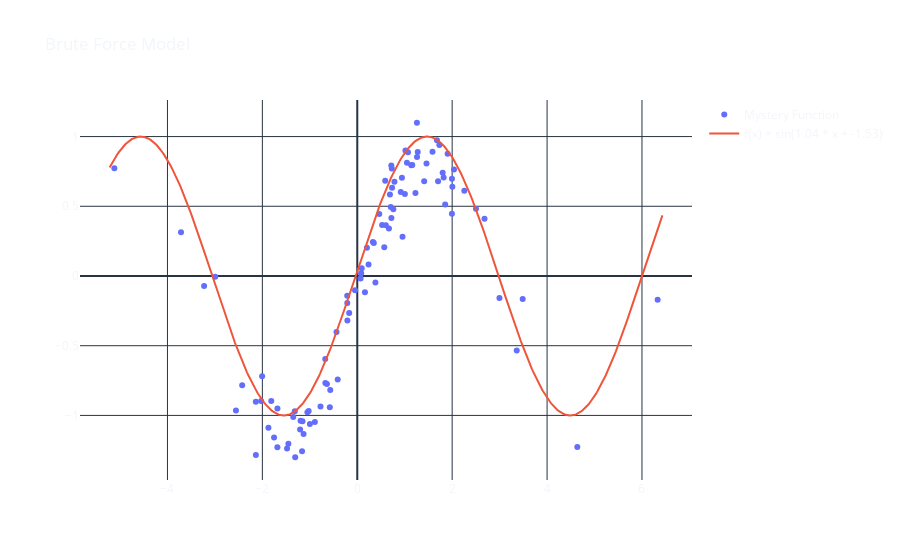

Notebook source saved alongside this figure:
### Markdown cell above
According to MSE, $y_1$ is the best model, and $y_3$ is the worst.

Before going to `gradient descent,` let us try another solution: _brute force search_.

Brute force search is a simple and straightforward method of searching for a solution to a problem by checking every possible option in a systematic way until the correct solution is found. It involves evaluating every possible solution, no matter how inefficient or unlikely it may be until the correct one is discovered.

Let's generate random values between -3 and 3 and use them to create a model, i.e., the values of `w0` and `w1`.

### Code cell
import pandas as pd 

w0_val = np.linspace(-3, 3, 50)
w1_val = np.linspace(-3, 3, 50)

loss_log = []

for w0 in w0_val:
    for w1 in w1_val:
        loss_log.append([w0, w1, mse(np.sin(x), np.cos(w0 * x + w1))])

loss_log_df = pd.DataFrame(loss_log, columns=['w0', 'w1', 'MSE'])

w0_BF = loss_log_df.loc[loss_log_df['MSE'].idxmin(), ['w0', 'w1']]['w0']
w1_BF = loss_log_df.loc[loss_log_df['MSE'].idxmin(), ['w0', 'w1']]['w1']

brute_force_model = model([w0_BF, w1_BF], x_test)

fig = go.Figure(data=go.Scatter(
    x=x, y=y, mode='markers', name='Mystery Function'))

fig.add_trace(go.Scatter(x=x_test, y=brute_force_model,
              name=f'f(x) = sin({w0_BF:.2f} * x + {w1_BF:.2f})'))

fig.update_layout(template='plotly_dark',
                  title='Brute Force Model',
                  paper_bgcolor='rgba(0, 0, 0, 0)',
                  plot_bgcolor='rgba(0, 0, 0, 0)')

fig.show()

### Figure 1 — Plotly figure (JSON) as saved in the notebook; plotly's stock layout.template omitted (floating-point values rounded to 4 significant figures; data arrays with more than 128 entries replaced by an {"elided": "..."} marker saying what was removed)
{"data": [{"mode": "markers", "name": "Mystery Function", "type": "scatter", "x": [-0.8937, -1.308, -1.131, -1.204, -0.6719, -2.994, 1.139, 0.7276, 0.7179, -1.48, -0.2104, -1.683, -0.6749, 1.459, -1.753, 1.159, 0.76, 1.069, 0.1621, 1.274, -1.35, 0.08233, 2.996, -1.154, 0.7191, -3.714, 1.82, 6.33, -0.5689, 2.501, 0.33, 0.6887, -1.051, 0.09392, 0.2376, -1.682, -2.137, 3.486, 1.047, 1.41, -0.4379, 0.7335, -0.2118, 1.257, -2.027, 0.6674, -2.005, 3.361, 1.703, 0.0696, 2.039, 1.904, 0.5234, 2.004, 0.2034, 0.5693, 0.5887, -0.9984, -1.024, -0.775, -2.425, 0.6023, 0.7059, 1.68, 2.681, -0.0473, -1.163, -0.1702, -2.557, -1.317, -1.872, 0.3488, -0.6388, 4.637, -0.4121, 2.256, 1.015, -1.452, -2.138, -0.2086, 1.73, -1.812, 1.586, -3.228, 1.799, 1.259, 1.996, -0.5782, -1.195, 1.853, -5.119, 0.9409, 1.003, 0.4639, 0.9168, 1.226, 0.7836, 0.9534, 1.995, 0.3825], "y": [-1.047, -1.3, -1.133, -1.1, -0.7682, -0.005146, 0.7937, 0.7715, 0.7917, -1.237, -0.1928, -1.229, -0.5958, 0.8073, -1.159, 0.7952, 0.4787, 0.8877, -0.1159, 0.8896, -1.012, 0.01975, -0.1574, -1.042, 0.4152, 0.313, 0.7056, -0.1709, -0.8183, 0.4824, 0.2446, 0.5849, -0.9764, 0.05489, 0.08275, -0.9496, -1.285, -0.1658, 0.812, 0.6792, -0.4008, 0.6329, -0.1416, 1.099, -0.8968, 0.34, -0.7189, -0.535, 0.6794, -0.01783, 0.7645, 0.8759, 0.3649, 0.6408, 0.2023, 0.2054, 0.6825, -1.062, -0.969, -0.936, -0.7839, 0.3637, 0.4947, 0.9741, 0.4097, -0.1026, -1.257, -0.2662, -0.9654, -0.9706, -1.089, 0.2371, -0.7739, -1.226, -0.7428, 0.6123, 0.8996, -1.203, -0.9023, -0.3201, 0.9395, -0.8966, 0.8911, -0.07101, 0.7412, 0.8535, 0.6982, -0.9416, -1.038, 0.5136, 0.7724, 0.7054, 0.5876, 0.444, 0.6032, 0.5949, 0.6762, 0.2819, 0.4473, -0.04644]}, {"name": "f(x) = sin(1.04 * x + -1.53)", "type": "scatter", "x": {"elided": "500 float values"}, "y": {"elided": "500 float values"}}], "layout": {"paper_bgcolor": "rgba(0, 0, 0, 0)", "plot_bgcolor": "rgba(0, 0, 0, 0)", "title": {"text": "Brute Force Model"}}}
